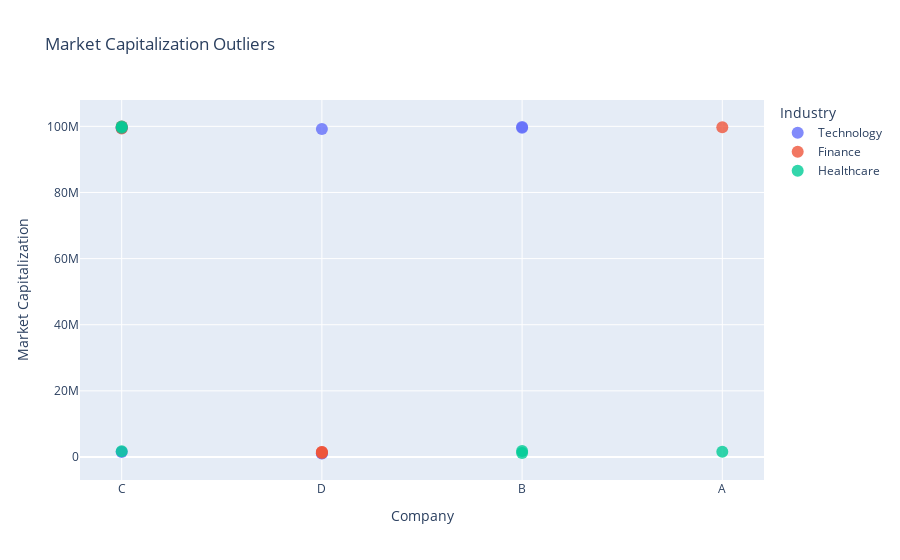

The cell this chart's notebook holds for it:
### Code cell
import plotly.express as px

# Create a scatter plot to visualize outliers in market capitalization data
fig = px.scatter(market_cap_outliers, x='Company', y='MarketCap', color='Industry',
                 title='Market Capitalization Outliers',
                 labels={'MarketCap': 'Market Capitalization', 'Company': 'Company', 'Industry': 'Industry'})
fig.update_traces(marker=dict(size=12, opacity=0.8))
fig.show()

### Figure 1 — Plotly figure (JSON) as saved in the notebook; plotly's stock layout.template omitted (floating-point values rounded to 4 significant figures)
{"data": [{"hovertemplate": "Industry=Technology<br>Company=%{x}<br>Market Capitalization=%{y}<extra></extra>", "legendgroup": "Technology", "marker": {"color": "#636efa", "opacity": 0.8, "size": 12, "symbol": "circle"}, "mode": "markers", "name": "Technology", "orientation": "v", "showlegend": true, "type": "scatter", "x": ["C", "D", "D", "D", "B", "B", "C", "C"], "xaxis": "x", "y": [1535809, 1130992, 99204851, 1058185, 99583087, 99796215, 99662741, 99504031], "yaxis": "y"}, {"hovertemplate": "Industry=Finance<br>Company=%{x}<br>Market Capitalization=%{y}<extra></extra>", "legendgroup": "Finance", "marker": {"color": "#EF553B", "opacity": 0.8, "size": 12, "symbol": "circle"}, "mode": "markers", "name": "Finance", "orientation": "v", "showlegend": true, "type": "scatter", "x": ["A", "D", "C", "C", "D", "D"], "xaxis": "x", "y": [99710982, 1535906, 99944263, 99352615, 1511913, 1211535], "yaxis": "y"}, {"hovertemplate": "Industry=Healthcare<br>Company=%{x}<br>Market Capitalization=%{y}<extra></extra>", "legendgroup": "Healthcare", "marker": {"color": "#00cc96", "opacity": 0.8, "size": 12, "symbol": "circle"}, "mode": "markers", "name": "Healthcare", "orientation": "v", "showlegend": true, "type": "scatter", "x": ["C", "B", "C", "B", "A", "C"], "xaxis": "x", "y": [99558937, 1845871, 99955661, 1218309, 1573026, 1772011], "yaxis": "y"}], "layout": {"legend": {"title": {"text": "Industry"}, "tracegroupgap": 0}, "title": {"text": "Market Capitalization Outliers"}, "xaxis": {"anchor": "y", "domain": [0, 1], "title": {"text": "Company"}}, "yaxis": {"anchor": "x", "domain": [0, 1], "title": {"text": "Market Capitalization"}}}}
